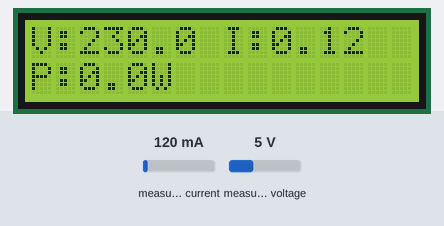
Simulated run of this sketch. Board: ESP32. Parts: 16×2 character LCD. The test bench sets the inputs (shaded band); at power-on: measured current 120 mA, measured voltage 5 V. WiFi joins after 1.5 s; servers stay silent unless stated; what the sketch prints to the serial monitor is not drawn.

Above: at 4.0 s.
4.1 s: measured current set to 40 mA
At 6.3 s:
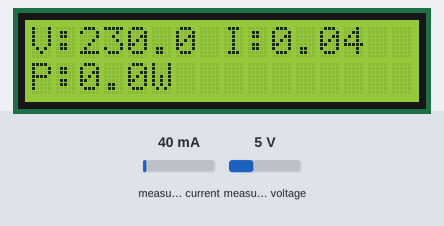
10.6 s: measured voltage set to 0.3 V
At 13.2 s:
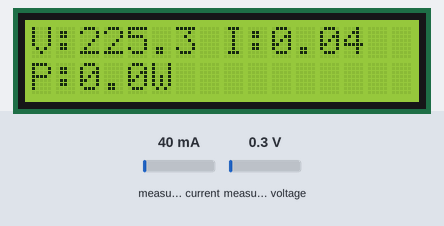
14.9 s: measured current set to 500 mA
At 17.8 s:
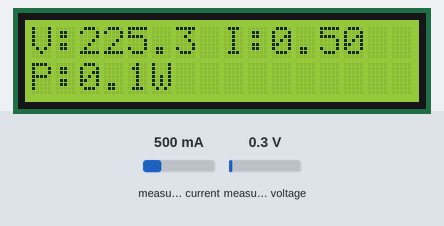
19.5 s: measured voltage set to 3.8 V
At 22.4 s:
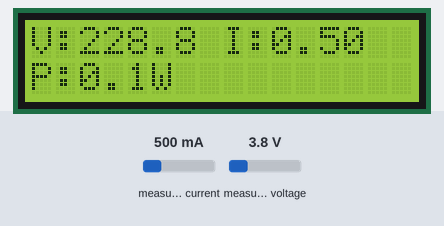
24.1 s: measured current set to 1000 mA
At 27.0 s:
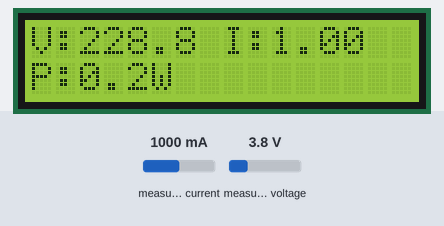
28.7 s: measured voltage set to 7.5 V
At 31.6 s:
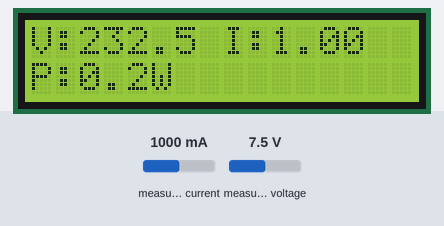
Timing chart, 0 to 33.1 s (numbered marks = the images above; inputs shaded):
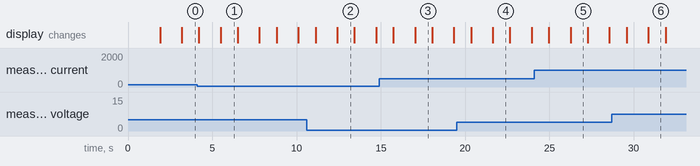

The sketch:

eb_meter_francis.ino
```cpp
#define BLYNK_TEMPLATE_ID "TMPL3eraibvP4"
#define BLYNK_TEMPLATE_NAME "IoT based Energy Metering"
#define BLYNK_AUTH_TOKEN "McuvD1Cklo9Bx4Xu3TXUJY8gcVaF4-EA"

#include <WiFi.h>
#include <WiFiClient.h>
#include <BlynkSimpleEsp32.h>
WiFiClient client;

#include <Wire.h>
#include <LiquidCrystal_I2C.h>
#include <ZMPT101B.h>
#include "EmonLib.h"

LiquidCrystal_I2C lcd(0x27, 16, 2);

#define SENSITIVITY 510.0f

ZMPT101B voltageSensor(35, 50.0);
EnergyMonitor emon1;

char auth[] = "McuvD1Cklo9Bx4Xu3TXUJY8gcVaF4-EA";
char ssid[] = "Realme GT 7";
char pass[] = "yfnz2629";
float voltage;
double Irms=0;
double power;
double kwh = 0;

float tariffRate = 6.0;
float billAmount = 0;

unsigned long lastMillis = 0;

void setup()
{
  Serial.begin(9600);

  lcd.init();
  lcd.backlight();

  lcd.setCursor(0,0);
  lcd.print("Wifi Connecting ..");
 voltageSensor.setSensitivity(SENSITIVITY);
 emon1.current(32, 90.9);   // CT sensor pin & calibration

  Blynk.begin(auth,ssid,pass);

  lcd.clear();
  lcd.setCursor(0,0);
  lcd.print("Energy Meter");

  lastMillis = millis();
  delay(1000);
}

void loop()
{
  Blynk.run();
  voltage = voltageSensor.getRmsVoltage();
  Irms = emon1.calcIrms(2000);

  power = voltage * Irms;   // Realistic power calculation
  power = power/1000;
  // ---- kWh Calculation ----

  if( Irms>10 ){

    unsigned long currentMillis = millis();
    double timeHours = (currentMillis - lastMillis) / 3600000.0;
    kwh += power * timeHours;
    lastMillis = currentMillis;
  }

  billAmount = kwh * tariffRate;

  Serial.print("Voltage: "); Serial.println(voltage);
  Serial.print("Current: "); Serial.println(Irms);
  Serial.print("Power: "); Serial.println(power);
  Serial.print("Energy (kWh): "); Serial.println(kwh);

  if(kwh>1.0){ // unit alert
      Blynk.logEvent("Alert");
    }

  displayData();
  Blynk.virtualWrite(V0,voltage);
  Blynk.virtualWrite(V1,Irms);
  Blynk.virtualWrite(V2,power);
  Blynk.virtualWrite(V3,kwh);
  Blynk.virtualWrite(V4,billAmount);
}

void displayData()
{
  lcd.clear();
  lcd.setCursor(0,0);
  lcd.print("V:");
  lcd.print(voltage,1);
  lcd.print(" I:");
  lcd.print(Irms,2);

  lcd.setCursor(0,1);
  lcd.print("P:");
  lcd.print(power,1);
  lcd.print("W");
  delay(1000);

  lcd.clear();
  lcd.setCursor(0,0);
  lcd.print("Energy:");
  lcd.setCursor(0,1);
  lcd.print(kwh,4);
  lcd.print(" kWh");
  delay(1000);
}
```

Measured:
- after the input at 4.1 s, the display: first differs from a run without the input after 1.4 s (image 1)
- after the input at 10.6 s, the display: first differs from a run without the input after 1.8 s (image 2)
- after the input at 14.9 s, the display: first differs from a run without the input after 2.1 s (image 3)
- after the input at 19.5 s, the display: first differs from a run without the input after 2.1 s (image 4)
- after the input at 24.1 s, the display: first differs from a run without the input after 2.2 s (image 5)
- after the input at 28.7 s, the display: first differs from a run without the input after 2.2 s (image 6)
- what the display in image 1 shows lasts 1.0 s, from 5.5 s to 6.5 s
